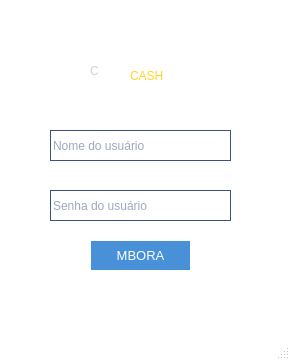
<?xml version="1.0" encoding="UTF-8"?>
<ui version="4.0">
 <class>login</class>
 <widget class="QMainWindow" name="login">
  <property name="geometry">
   <rect>
    <x>0</x>
    <y>0</y>
    <width>290</width>
    <height>360</height>
   </rect>
  </property>
  <property name="minimumSize">
   <size>
    <width>290</width>
    <height>360</height>
   </size>
  </property>
  <property name="maximumSize">
   <size>
    <width>290</width>
    <height>360</height>
   </size>
  </property>
  <property name="windowTitle">
   <string>login</string>
  </property>
  <property name="styleSheet">
   <string notr="true">QMainWindow{
	background-color:white;
}</string>
  </property>
  <widget class="QWidget" name="centralwidget">
   <widget class="QPushButton" name="btnentrar">
    <property name="geometry">
     <rect>
      <x>90</x>
      <y>240</y>
      <width>101</width>
      <height>31</height>
     </rect>
    </property>
    <property name="font">
     <font>
      <family>Segoe UI</family>
      <pointsize>10</pointsize>
      <italic>false</italic>
      <bold>false</bold>
     </font>
    </property>
    <property name="cursor">
     <cursorShape>PointingHandCursor</cursorShape>
    </property>
    <property name="mouseTracking">
     <bool>true</bool>
    </property>
    <property name="styleSheet">
     <string notr="true">QPushButton{
	background-color: rgb(72, 145, 217);
	background-image: url(:/area/area/saida.png);
	background-repeat:none;
	font: 10pt &quot;Segoe UI&quot;;
	border: 1px solid white;
	color:white;
}
QPushButton:hover{
	border:2px solid #0090d8;
}</string>
    </property>
    <property name="text">
     <string>MBORA</string>
    </property>
    <property name="autoDefault">
     <bool>true</bool>
    </property>
   </widget>
   <widget class="QLabel" name="label_3">
    <property name="geometry">
     <rect>
      <x>90</x>
      <y>40</y>
      <width>41</width>
      <height>61</height>
     </rect>
    </property>
    <property name="styleSheet">
     <string notr="true">font: 600 45pt &quot;Segoe UI Semibold&quot;;
color: rgb(208, 208, 208);</string>
    </property>
    <property name="text">
     <string>C</string>
    </property>
   </widget>
   <widget class="QLineEdit" name="line_user">
    <property name="geometry">
     <rect>
      <x>50</x>
      <y>130</y>
      <width>181</width>
      <height>31</height>
     </rect>
    </property>
    <property name="minimumSize">
     <size>
      <width>0</width>
      <height>0</height>
     </size>
    </property>
    <property name="cursor">
     <cursorShape>IBeamCursor</cursorShape>
    </property>
    <property name="mouseTracking">
     <bool>false</bool>
    </property>
    <property name="styleSheet">
     <string notr="true">QLineEdit{
	background-color: white;
	border:1px solid rgb(59, 81, 127);
	color: rgb(59,81,127);
}</string>
    </property>
    <property name="maxLength">
     <number>12</number>
    </property>
    <property name="placeholderText">
     <string>Nome do usuário</string>
    </property>
   </widget>
   <widget class="QLineEdit" name="line_pass">
    <property name="geometry">
     <rect>
      <x>50</x>
      <y>190</y>
      <width>181</width>
      <height>31</height>
     </rect>
    </property>
    <property name="minimumSize">
     <size>
      <width>0</width>
      <height>0</height>
     </size>
    </property>
    <property name="cursor">
     <cursorShape>IBeamCursor</cursorShape>
    </property>
    <property name="mouseTracking">
     <bool>false</bool>
    </property>
    <property name="styleSheet">
     <string notr="true">QLineEdit{
	background-color: white;
	border:1px solid rgb(59, 81, 127);
	color: rgb(59,81,127);
}</string>
    </property>
    <property name="text">
     <string/>
    </property>
    <property name="maxLength">
     <number>12</number>
    </property>
    <property name="echoMode">
     <enum>QLineEdit::Password</enum>
    </property>
    <property name="placeholderText">
     <string>Senha do usuário</string>
    </property>
   </widget>
   <widget class="QLabel" name="label_4">
    <property name="geometry">
     <rect>
      <x>130</x>
      <y>60</y>
      <width>61</width>
      <height>31</height>
     </rect>
    </property>
    <property name="styleSheet">
     <string notr="true">font: 900 15pt &quot;Segoe UI&quot;;
color: rgb(255, 212, 38);</string>
    </property>
    <property name="text">
     <string>CASH</string>
    </property>
   </widget>
  </widget>
  <widget class="QMenuBar" name="menubar">
   <property name="geometry">
    <rect>
     <x>0</x>
     <y>0</y>
     <width>290</width>
     <height>21</height>
    </rect>
   </property>
  </widget>
  <widget class="QStatusBar" name="statusbar"/>
 </widget>
 <tabstops>
  <tabstop>line_user</tabstop>
  <tabstop>line_pass</tabstop>
  <tabstop>btnentrar</tabstop>
 </tabstops>
 <resources/>
 <connections/>
</ui>
